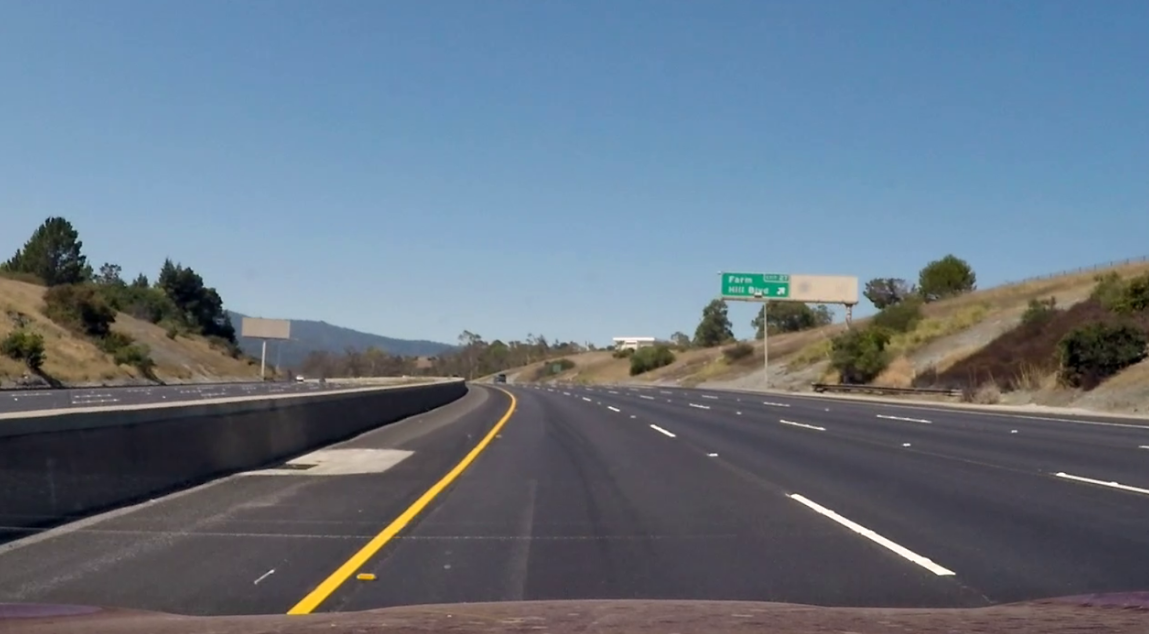
#> input picture data2/road.png, 1149 x 634 px, found by its file name
$ python canny+threshold.py
#> lines starting #> are read from the running program, lines starting #| are printed output that depends on the picture; after the words box and inside, x2 and y2 are one past the last pixel; in counts of white or black regions, pixels touching at a corner belong together
import cv2
import numpy as np

# 이미지를 읽어옵니다.
img = cv2.imread('data2/road.png', cv2.IMREAD_GRAYSCALE)
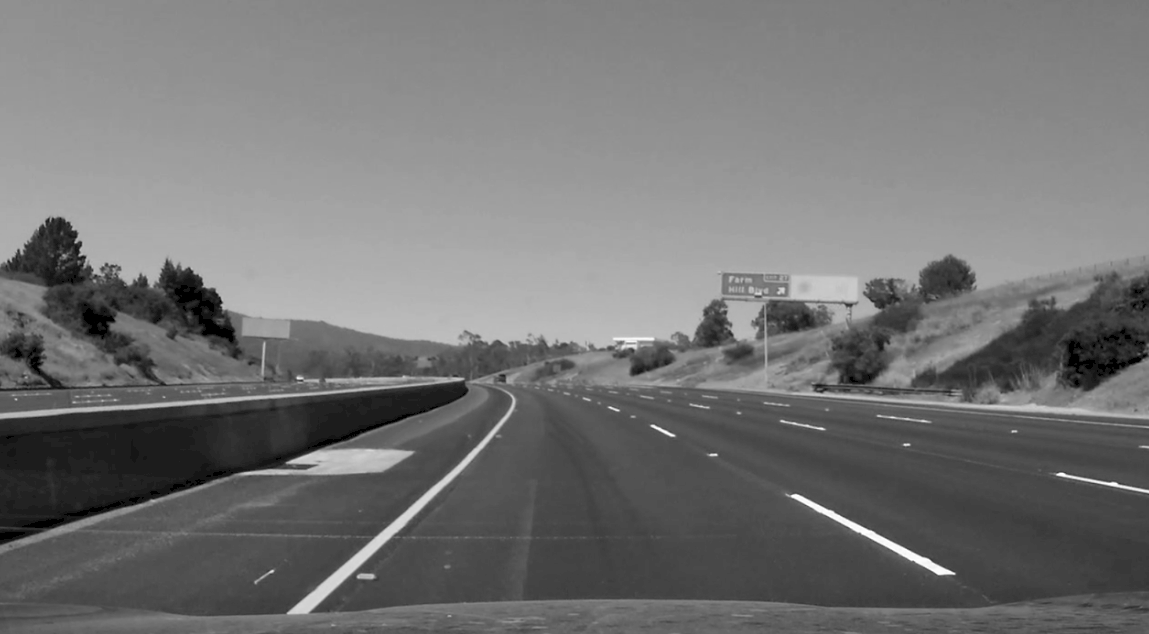
#> img: shape (634, 1149); min 0, max 255, mean 115.6

# 가우시안 블러를 적용하여 노이즈를 제거합니다.
blurred_img = cv2.GaussianBlur(img, (5, 5), 1.4)  # 커널 크기는 (5, 5), 표준 편차는 1.4로 설정

# 이진화를 적용합니다.
ret, img_bin = cv2.threshold(blurred_img, 200, 255, cv2.THRESH_OTSU)
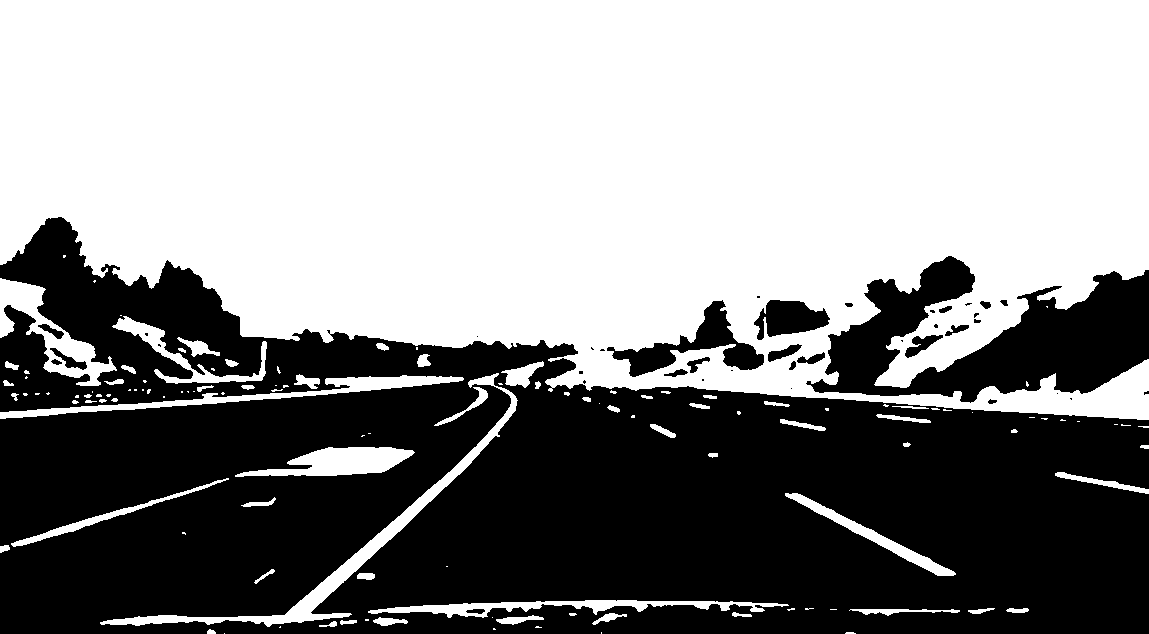
#> img_bin: shape (634, 1149); 55.8% white; 40 black regions (19 under 20 px), largest, box (x1, y1, x2, y2) and area: (0, 217, 1149, 634) 290050, (806, 256, 1149, 403) 24672, (607, 300, 764, 377) 3566
#> ret = 111

# Canny 엣지 검출을 적용합니다 (이진화된 이미지에서).
edges = cv2.Canny(img_bin, 100, 200)
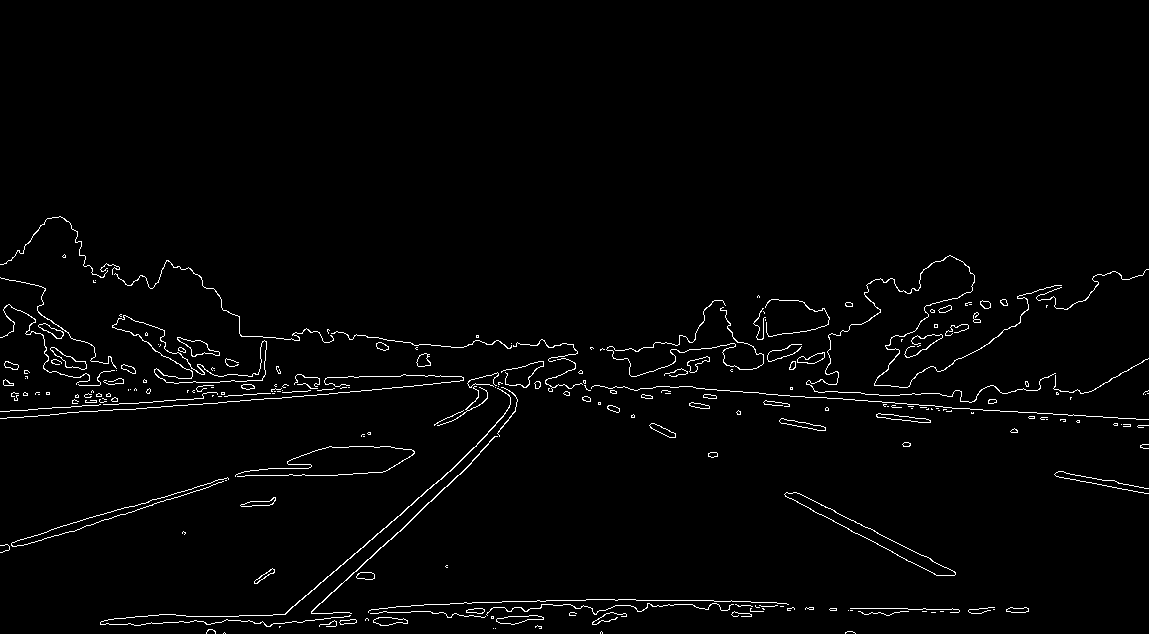
#> edges: shape (634, 1149); 1.9% white in thin lines or dots, all inside (x1, y1, x2, y2) = (0, 216, 1149, 634)

# 원본 이미지, 블러 처리된 이미지, 이진화된 이미지, 그리고 Canny 엣지 결과를 보여줍니다.
cv2.imshow('Original Image', img)
cv2.imshow('Blurred Image', blurred_img)
cv2.imshow('Binary Image', img_bin)
cv2.imshow('Canny Edges', edges)

cv2.waitKey(0)
cv2.destroyAllWindows()
